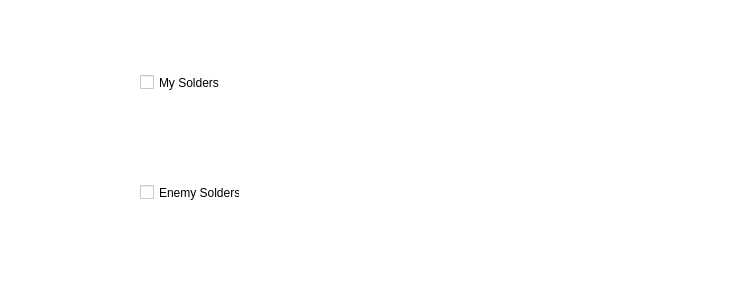
<?xml version="1.0" encoding="UTF-8"?>
<ui version="4.0">
 <class>MainWindow</class>
 <widget class="QMainWindow" name="MainWindow">
  <property name="geometry">
   <rect>
    <x>0</x>
    <y>0</y>
    <width>750</width>
    <height>300</height>
   </rect>
  </property>
  <property name="minimumSize">
   <size>
    <width>750</width>
    <height>300</height>
   </size>
  </property>
  <property name="maximumSize">
   <size>
    <width>750</width>
    <height>400</height>
   </size>
  </property>
  <property name="windowTitle">
   <string>MainWindow</string>
  </property>
  <property name="styleSheet">
   <string notr="true">background-color: rgb(255, 255, 255);</string>
  </property>
  <widget class="QWidget" name="centralwidget">
   <widget class="QCheckBox" name="checkBox">
    <property name="geometry">
     <rect>
      <x>140</x>
      <y>70</y>
      <width>100</width>
      <height>25</height>
     </rect>
    </property>
    <property name="styleSheet">
     <string notr="true">color: rgb(0, 0, 0);</string>
    </property>
    <property name="text">
     <string>My Solders</string>
    </property>
   </widget>
   <widget class="QCheckBox" name="checkBox_2">
    <property name="geometry">
     <rect>
      <x>140</x>
      <y>180</y>
      <width>100</width>
      <height>25</height>
     </rect>
    </property>
    <property name="styleSheet">
     <string notr="true">color: rgb(0, 0, 0);</string>
    </property>
    <property name="text">
     <string>Enemy Solders</string>
    </property>
   </widget>
   <widget class="QLabel" name="label">
    <property name="geometry">
     <rect>
      <x>360</x>
      <y>60</y>
      <width>81</width>
      <height>151</height>
     </rect>
    </property>
    <property name="styleSheet">
     <string notr="true">color: rgb(0, 0, 0);</string>
    </property>
    <property name="text">
     <string/>
    </property>
    <property name="pixmap">
     <pixmap>../Screenshot_20220927_160945.jpg</pixmap>
    </property>
    <property name="scaledContents">
     <bool>true</bool>
    </property>
   </widget>
   <widget class="QLabel" name="label_2">
    <property name="geometry">
     <rect>
      <x>490</x>
      <y>60</y>
      <width>81</width>
      <height>151</height>
     </rect>
    </property>
    <property name="styleSheet">
     <string notr="true">color: rgb(0, 0, 0);</string>
    </property>
    <property name="text">
     <string/>
    </property>
    <property name="pixmap">
     <pixmap>../Screenshot_20220927_161544.jpg</pixmap>
    </property>
    <property name="scaledContents">
     <bool>true</bool>
    </property>
   </widget>
  </widget>
  <widget class="QMenuBar" name="menubar">
   <property name="geometry">
    <rect>
     <x>0</x>
     <y>0</y>
     <width>750</width>
     <height>22</height>
    </rect>
   </property>
  </widget>
 </widget>
 <resources/>
 <connections/>
</ui>
